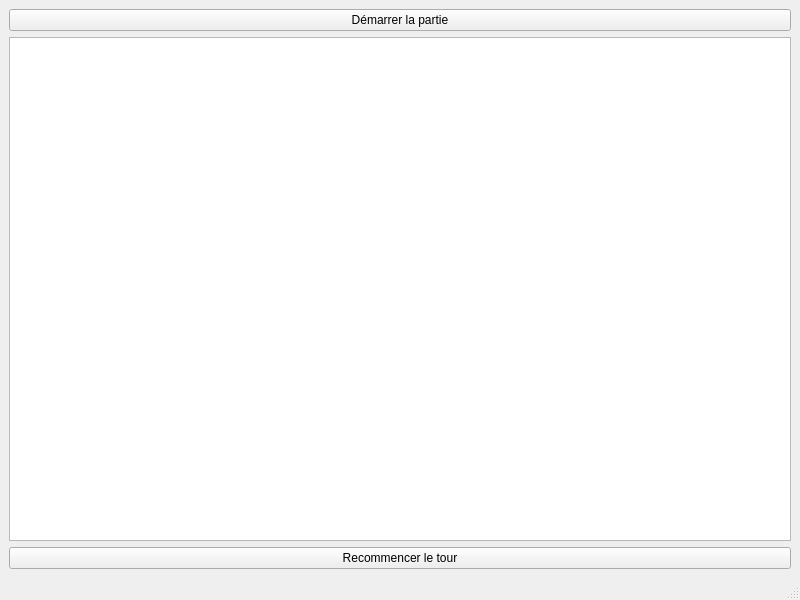
<?xml version="1.0" encoding="UTF-8"?>
<ui version="4.0">
 <class>C_Controller</class>
 <widget class="QMainWindow" name="C_Controller">
  <property name="geometry">
   <rect>
    <x>0</x>
    <y>0</y>
    <width>800</width>
    <height>600</height>
   </rect>
  </property>
  <property name="windowTitle">
   <string>C_Controller</string>
  </property>
  <widget class="QWidget" name="centralwidget">
   <layout class="QVBoxLayout" name="verticalLayout">
    <item>
     <widget class="QPushButton" name="buttonStartGame">
      <property name="text">
       <string>Démarrer la partie</string>
      </property>
     </widget>
    </item>
    <item>
     <widget class="QTextBrowser" name="output_log"/>
    </item>
    <item>
     <widget class="QPushButton" name="buttonRestartTurn">
      <property name="text">
       <string>Recommencer le tour</string>
      </property>
     </widget>
    </item>
   </layout>
  </widget>
  <widget class="QMenuBar" name="menubar">
   <property name="geometry">
    <rect>
     <x>0</x>
     <y>0</y>
     <width>800</width>
     <height>25</height>
    </rect>
   </property>
  </widget>
  <widget class="QStatusBar" name="statusbar"/>
 </widget>
 <resources/>
 <connections/>
</ui>
